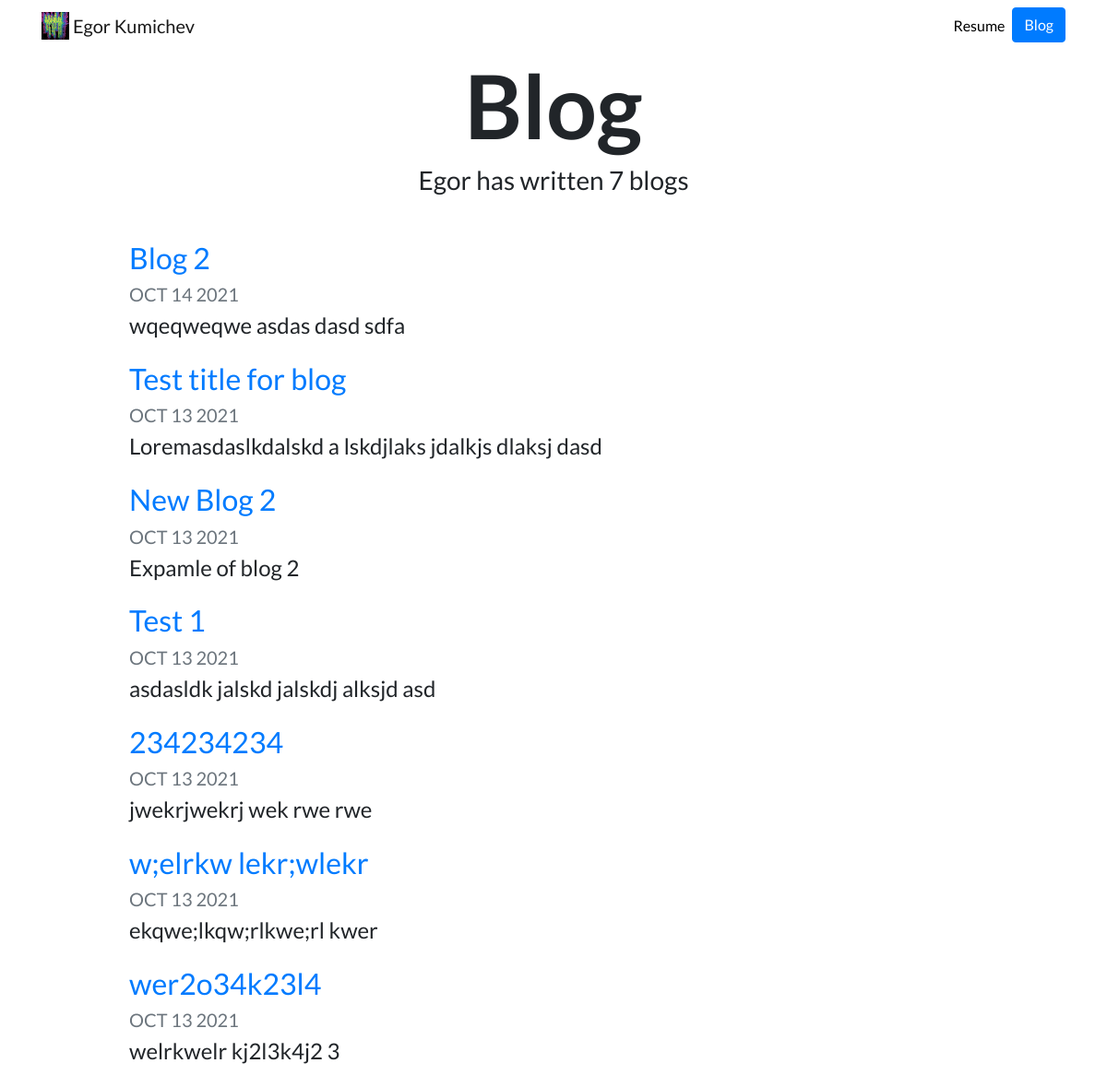
Before: /blog/ with the older database file.
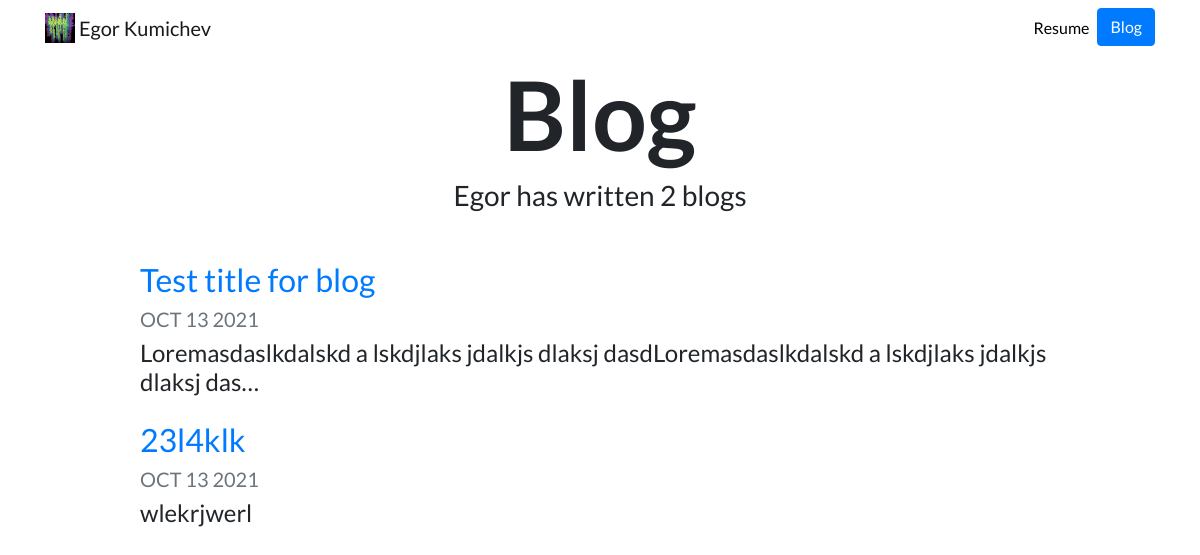
After: the same page with the newer database file.
### blog/models.py (models this page shows, shortened)
class Blog(models.Model):
    title = models.CharField(max_length=200)
    description = models.TextField()
    date = models.DateField()

### blog/views.py (the view)
# urls.py: path('', views.all_blogs, name='all_blogs'),
def all_blogs(request):
    blogs = Blog.objects.order_by('-date')
    return render(request, 'blog/all_blogs.html',{'blogs':blogs})

### blog/templates/blog/all_blogs.html
{% extends "portfolio/base.html" %}
{% load static %}
{% block content %}
<h1 id="blogtitle" class="font-weight-bold text-center">Blog</h1>
<h3 class="text-center mb-5">Egor has written {{ blogs.count }} blog{{ blogs.count|pluralize }}</h3>
{% for blog in blogs %}
<div class="row justify-content-center my-3">
  <div class="col-md-10">
    <a href="{% url 'blog:detail' blog.id %}">
      <h2>{{ blog.title }}</h2>
    </a>
    <h5 class="text-muted">{{ blog.date|date:'M d Y'|upper }}</h5>
    <h4>{{ blog.description|striptags|truncatechars:100 }}</h4>
  </div>
</div>
{% endfor %}
{% endblock %}

Changed rows visible on the page:
removed Blog: title "Blog 2", date "OCT 14 2021", description "wqeqweqwe asdas dasd sdfa"
removed Blog: title "New Blog 2", date "OCT 13 2021", description "Expamle of blog 2"
removed Blog: title "Test 1", date "OCT 13 2021", description "asdasldk jalskd jalskdj alksjd asd"
removed Blog: title "234234234", date "OCT 13 2021", description "jwekrjwekrj wek rwe rwe"
removed Blog: title "w;elrkw lekr;wlekr", date "OCT 13 2021", description "ekqwe;lkqw;rlkwe;rl kwer"
removed Blog: title "wer2o34k23l4", date "OCT 13 2021", description "welrkwelr kj2l3k4j2 3"
changed Blog "Test title for blog": description "Loremasdaslkdalskd a lskdjlaks jdalkjs dlaksj dasd" → "Loremasdaslkdalskd a lskdjlaks jdalkjs dlaksj dasdLoremasdaslkdalskd a lskdjlaks jdalkjs dlaksj das…"
added Blog: title "23l4klk", date "OCT 13 2021", description "wlekrjwerl"
Other visible differences:
{{ blogs.count }}: "7" → "2"
